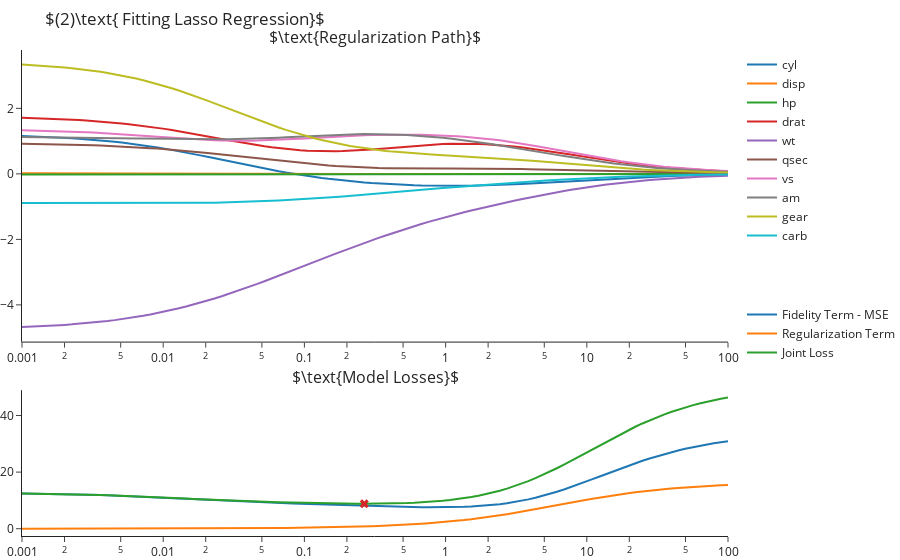

The code cell stored with this chart in its notebook:
### Markdown cell above
Next, we look at the results of fitting a Lasso regression. Recall that the "only" difference between these two optimization problems is that Lasso uses the $\ell_1$ norm as the regularization term. By doing so it introduces **sparsity** to the solutions. Similar to the Ridge regression coefficients are shrinked towards zero, but due to the sparsity, we are more likely to get coefficients of *exactly* zero.

For example:
- For $\lambda=0.00722$ we observe the `cyl` feature getting a zero coefficient.
- For $\lambda=0.0327$ we observe the `drat` feature getting a zero coefficient.
- For $\lambda=1.353$ we observe the `wt` feature getting a zero coefficient, which at this point all features are fitted with a coefficient of zero.

The regularization parameter that yields the lowest joint loss over the test set is $\lambda=0.2983$.

### Code cell
coefs, losses = regressors["Ridge"].values()


fig = make_subplots(rows=2, cols=1, subplot_titles=[r'$\text{Regularization Path}$', r'$\text{Model Losses}$'], 
                    row_heights=[400,200], vertical_spacing=.1)

# Plot the regularization path for each feature
for i, col in enumerate(X_train.columns):
    fig.add_trace(go.Scatter(x=lambdas, y=coefs.loc[:, col], mode='lines', name=col, legendgroup="1"))


# Plot the losses graph and mark lambda with lowest loss
lam = np.argmin(losses.loc[:, 'loss'])
fig.add_traces([go.Scatter(x=lambdas, y=losses.loc[:, 'mse'], mode='lines', name="Fidelity Term - MSE", legendgroup="2"),
                go.Scatter(x=lambdas, y=losses.loc[:, 'reg'], mode='lines', name="Regularization Term", legendgroup="2"),
                go.Scatter(x=lambdas, y=losses.loc[:, 'loss'], mode='lines', name="Joint Loss", legendgroup="2"),
                go.Scatter(x=[lambdas[lam]], y=[losses.loc[:, 'loss'].values[lam]], mode='markers', showlegend=False,
                           marker=dict(size=8, symbol="x"), hovertemplate="Lambda: %{x}<extra></extra>")], 2, 1)

fig.update_layout(hovermode='x unified', margin=dict(t=50), 
                  legend=dict(tracegroupgap = 60),
                  title=r"$(2)\text{ Fitting Lasso Regression}$")\
   .update_xaxes(type="log")
